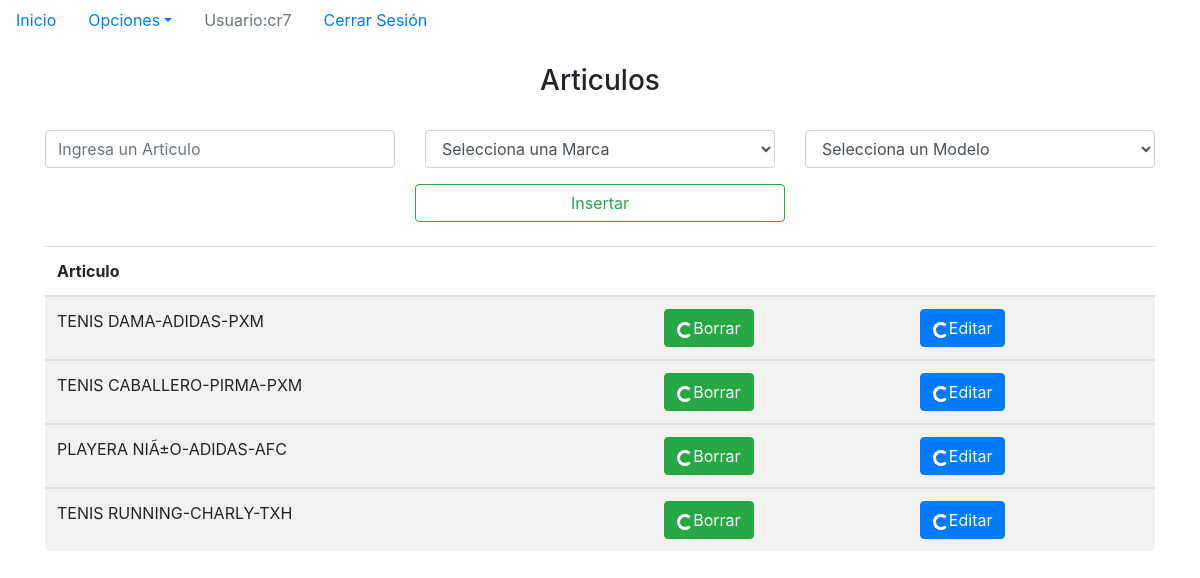
Screenshot of /articulos.php (signed in) with the database file from the repository.
### tables this page shows
CREATE TABLE IF NOT EXISTS `usuarios` (
  `id` int(6) NOT NULL AUTO_INCREMENT,
  `usuario` varchar(25) NOT NULL,
  `pass` varchar(20) NOT NULL,
  PRIMARY KEY (`id`)
);

CREATE TABLE IF NOT EXISTS `articulos` (
  `id` int(6) NOT NULL AUTO_INCREMENT,
  `descripcion` varchar(25) NOT NULL,
  `marca` int(6) NOT NULL,
  `modelo` int(6) NOT NULL,
  `estatus` varchar(1) NOT NULL,
  PRIMARY KEY (`id`)
);

CREATE TABLE IF NOT EXISTS `marcas` (
  `id` int(6) NOT NULL AUTO_INCREMENT,
  `descripcion` varchar(25) NOT NULL,
  `estatus` varchar(1) NOT NULL,
  PRIMARY KEY (`id`)
);

CREATE TABLE IF NOT EXISTS `modelos` (
  `id` int(6) NOT NULL AUTO_INCREMENT,
  `descripcion` varchar(25) NOT NULL,
  `estatus` varchar(1) NOT NULL,
  PRIMARY KEY (`id`)
);

### funciones.php (called while the page is built, shortened)
<?php
function buscar($variable,$tabla,$id,$resultado){
	include('db.php');
	$sql='SELECT '.$resultado.' FROM '.$tabla.' WHERE '.$id.'="'.$variable.'";  ';
	$resultsql=mysqli_query($enlace,$sql) or die('error en la funcion');
	$row=mysqli_fetch_array($resultsql);
	$elemento=$row[$resultado];
	return $elemento;
}

### articulos.php (the view, shortened to what this page needs)
<?php
include('db.php');
include('funciones.php');
$sesion=$_SESSION['id'];
?>
<!DOCTYPE html>
<html lang="en">
<head>
  	<link rel="stylesheet" href="https://maxcdn.bootstrapcdn.com/bootstrap/4.3.1/css/bootstrap.min.css">
</head>
<header>
	<nav>
		<ul class="nav nav-pills">
  		<li class="nav-item">
    	<a class="nav-link " href="index.php">Inicio</a>
  		</li>
  		<li class="nav-item dropdown">
    <a class="nav-link dropdown-toggle" data-toggle="dropdown" href="#">Opciones</a>
  </li>
  <li class="nav-item">
    <a class="nav-link disabled" href="#">Usuario:<?php echo buscar($sesion,'usuarios','usuario','usuario');  ?></a>
  </li>
  <li class="nav-item">
    <a class="nav-link" href="cerrarsesion.php">Cerrar Sesión</a>
  </li>
</ul>
	</nav>
</header>
<body>
<br>
<div class="jumbotron-fluid">
	<form method="POST" action="insertart.php">
	<h3 class="text-center">Articulos</h3>
	<br>
	<div class="container align-items-center">
  <div class="row">
    <div class="col-sm">
      <div class="form-group">
       <input type="text" name="articulo"  class="form-control"  placeholder="Ingresa un Articulo" required>
    </div>
    </div>
    <div class="col-sm">
      <div class="form-group">
      <select class="form-control" id="exampleFormControlSelect1" name="marca" required>
      <option disabled selected>Selecciona una Marca</option>
      </select>
      </div>
    </div>
    <div class="col-sm">
      <div class="form-group">
      <select class="form-control" id="exampleFormControlSelect1" name="modelo" required>
      <option disabled selected>Selecciona un Modelo</option>
      </select>
      </div>
    </div>
    </div>
  </div>
  <div class="container col-4">
  <div class="text-center">
      <button type="submit" class=" btn btn-block mybtn btn-outline-success tx-tfm">Insertar</button>
  </div>
  </div>
</div>
<br>
<div class="container">
	<table class="table table-striped">
  <thead>
    <tr>
      <th scope="col">Articulo</th>
      <th scope="col"></th>
      <th scope="col"></th>
    </tr>
  </thead>
	<?php
		$sql3='SELECT * FROM articulos';
		$resultsql3=mysqli_query($enlace,$sql3) or die('linea 75');
		while($row=mysqli_fetch_array($resultsql3)){
			$id=$row['id'];
			$marca1=$row['marca'];
      $modelo1=$row['modelo'];
      $des=$row['descripcion'];
			$estatus=$row['estatus'];
			if($estatus=='A'){
      echo'<tbody class="table-striped">
					<tr>
						<td>'.$des.'-'.buscar($marca1,'marcas','id','descripcion').'-'.buscar($modelo1,'modelos','id','descripcion').'</td>
						<td><a href="deleteart.php?id='.$id.'"><button class="btn btn-success"><span class="spinner-border spinner-border-sm"></span>Borrar</button></a></td>
            <td><a href="editart.php?id='.$id.'"><button class="btn btn-primary"><span class="spinner-border spinner-border-sm"></span>Editar</button></a></td>
					</tr>';
      }
    }
		echo'</table>
</div>';
	?>
</body>
</html>

### rows the page displays
usuarios: usuario "cr7"
articulos: descripcion "TENIS DAMA", marca.descripcion "ADIDAS", modelo.descripcion "PXM"
articulos: descripcion "TENIS CABALLERO", marca.descripcion "PIRMA", modelo.descripcion "PXM"
articulos: descripcion "PLAYERA NIÃ±O", marca.descripcion "ADIDAS", modelo.descripcion "AFC"
articulos: descripcion "TENIS RUNNING", marca.descripcion "CHARLY", modelo.descripcion "TXH"
